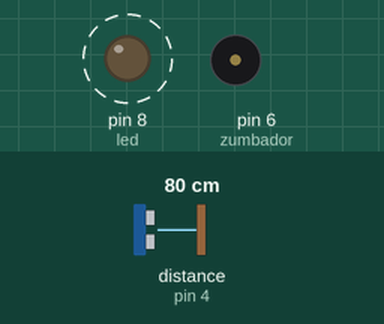
Bench run of a sketch on a simulated Arduino Uno, built with avr-gcc and run on an emulated ATmega328P. Shown: output pins drawn as LEDs (lit = HIGH), buzzer (waves = sounding, pin HIGH). Dashed ring = blinking. Inputs (shaded band) come from the test bench; at power-on: distance to the obstacle (sensor on pin 4) 80 cm.

Above: at 0.9 s.
2.5 s: distance to the obstacle (sensor on pin 4) set to 2 cm
At 2.5 s:
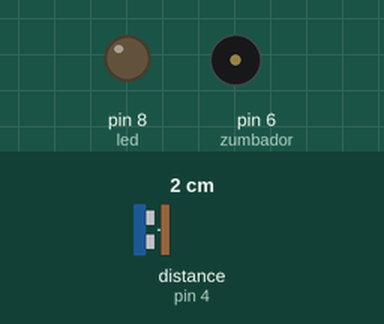
4.7 s: distance to the obstacle (sensor on pin 4) set to 4 cm
At 4.89 s:
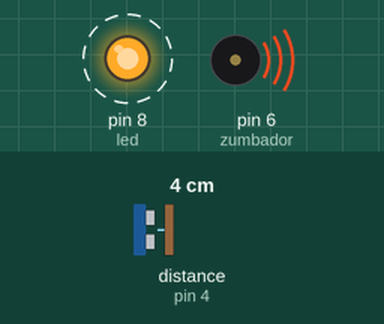
Timing chart, 0 to 14.2 s (numbered marks = the images above; inputs shaded):
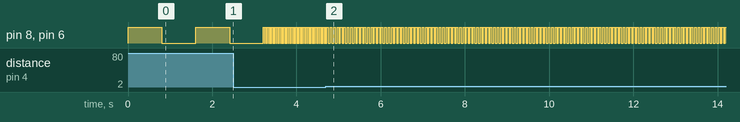

Measured:
- after the input at 4.7 s, pin 8 (led), pin 6 (zumbador): alternates HIGH for 0.04 s and LOW for 0.04 s, starting after 0.10 s
- by itself, pin 8 (led), pin 6 (zumbador): alternates HIGH for 0.80 s and LOW for 0.81 s

The sketch:

Detector_ultrasonico_con_buzzer_y_led.ino
```cpp
#include <Ping.h>   // importamos libreria ping

const int sensor = 4;    // sensor al p4
const int zumbador = 6;   // zumbador al p6
const int led = 8;   // led al p8

int distancia;        // guarda la d del sensor
int pausa;

Ping ping = Ping (sensor);

void setup () {
  pinMode (zumbador, OUTPUT);
  pinMode (led, OUTPUT);
}

void loop () {
 ping.fire ();        // inicia el sensor
distancia = ping.centimeters ();      // d en cm

if (distancia <100){
  pausa = distancia * 10;
  digitalWrite (zumbador, HIGH);
  digitalWrite (led, HIGH);
  delay (pausa);

  }
  digitalWrite (zumbador, LOW);
  digitalWrite (led, LOW);
  delay (pausa);
}
```
